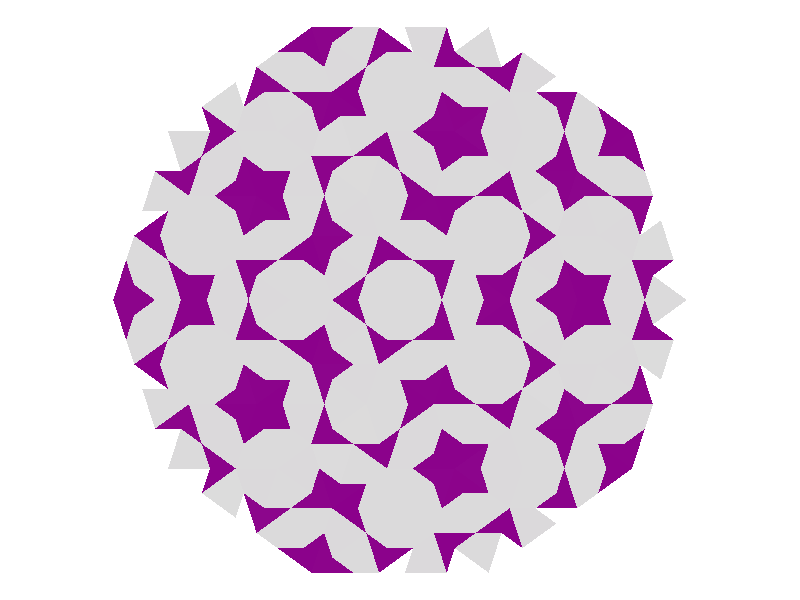

Recreate this plot in R.
# Load in libraries
library(tidyverse)

# This function creates a kite. 
# A, B, C are angles
# Parameter c is the only input of the function: is the longitude of side related to angle C.
CreateKite <- function() {
  c <- 5000
  A <- 36
  B <- 72
  C <- 180 - (A + B)
  b <- sin(B*pi/180)*(c/sin(C*pi/180))
  x <- c(0, c, b*cos(A*pi/180))
  y <- c(0, 0, b*sin(A*pi/180))
  st <- c(3, 1, 2)
  xend <- lead(x, default = 0)
  yend <- lead(y, default = 0)
  tibble(x = x, y = y, xend = xend, yend = yend, st = st) %>% 
    bind_rows(tibble(x = x, y = -y, xend = xend, yend = -yend, st = st))
}

# This function rotates a polygon. I use it to rotate the initial kite to create
# the initial pattern of the tessellation.
# The initial pattern from which iterate to create tessellation is composed by 5 kites.
RotatePolygon <- function(df, angle) {
  df %>% transmute(x2    = cos(angle*pi/180)*x - sin(angle*pi/180)*y,
                   y2    = sin(angle*pi/180)*x + cos(angle*pi/180)*y,
                   xend2 = cos(angle*pi/180)*xend - sin(angle*pi/180)*yend,
                   yend2 = sin(angle*pi/180)*xend + cos(angle*pi/180)*yend,
                   st = st) %>% 
    rename_all(str_replace_all, "2", "")
}


# In each interation I have to divide two kind of triangles. I named them Triangle123
# and Triangle124 following the specs of this site:
# https://tartarus.org/~simon/20110412-penrose/penrose.xhtml
# The sides of triangles 123 are labeled with 1, 2 and 3 and are divided into three
# other triangles using this function.
# This function receives a triangle of type 123 and divides it. It returns three
# other subtriangles: two of type 123 and another one of type 124
DivideTriangle123 <- function(df) {
  # Add longitude of sides to df
  df %>% 
    mutate(lng = sqrt((xend-x)^2+(yend-y)^2)) -> df
  
  # Longitude of the new side 3
  df %>% 
    filter(st == 1) %>% 
    select(lng) %>% as.numeric -> d1
  
  # Gradient of the new side 3
  df %>% 
    filter(st == 3) %>%
    transmute(gx = xend - x,
              gy = yend - y) %>% as.numeric() -> g1
  
  # Inner point of side 3 to divide the triangle
  df %>% filter(st == 3) %>% select(x, y) %>% 
    as.numeric() + d1 * g1/sqrt(sum(g1^2)) -> p1
  
  # # Longitude
  # df %>% 
  #   filter(st == 1) %>% 
  #   select(lng) %>% as.numeric -> d2
  # 
  
  # Gradient to find the second point p2
  df %>% 
    filter(st == 2) %>%
    transmute(gx = xend - x,
              gy = yend - y) %>% as.numeric() -> g2
  
  # Point p2
  df %>% 
    filter(st == 2) %>%
    select(x, y) %>% 
    as.numeric() + d1 * g2/sqrt(sum(g2^2)) -> p2
  
  # df1: subtriangle (type 123)
        c(p1, 
          df %>% filter(st == 3) %>% select(xend, yend) %>% as.numeric()) %>% 
  rbind(c(df %>% filter(st == 1) %>% select(x, y) %>% as.numeric(), 
          df %>% filter(st == 1) %>% select(xend, yend) %>% as.numeric())) %>% 
  rbind(c(df %>% filter(st == 1) %>% select(xend, yend) %>% as.numeric(), 
            p1)) -> df1
  
  colnames(df1) <- c("x", "y", "xend", "yend")
  
  # st: labels of new sides
  as_tibble(df1) %>% mutate(st = 1:3) -> df1
  
  # df2: subtriangle (type 123)
        c(p1, 
          p2) %>% 
  rbind(c(p2, 
          df %>% filter(st == 1) %>% select(xend, yend) %>% as.numeric())) %>% 
  rbind(c(df %>% filter(st == 1) %>% select(xend, yend) %>% as.numeric(), 
          p1)) -> df2
  
  colnames(df2) <- c("x", "y", "xend", "yend")
  as_tibble(df2) %>% mutate(st = 1:3) -> df2
  
  # df3 subtriangle (type 124)
        c(p1, 
          p2) %>% 
  rbind(c(p2, 
          df %>% filter(st == 3) %>% select(x, y) %>% as.numeric())) %>% 
  rbind(c(df %>% filter(st == 3) %>% select(x, y) %>% as.numeric(), 
          p1)) -> df3

  colnames(df3) <- c("x", "y", "xend", "yend")
  as_tibble(df3) %>% mutate(st = c(1, 4, 2)) -> df3
  
  # Binding three triangles
  bind_rows(df1, df2, df3) %>% round(0)
  
}

# In each interation I have to divide two kind of triangles. I named them Triangle123
# and Triangle124 following the specs of this site:
# https://tartarus.org/~simon/20110412-penrose/penrose.xhtml
# The sides of triangles 124 are labeled with 1, 2 and 4 and are divided into two
# other triangles using this function.
# This function receives a triangle of type 124 and divides it. It returns two
# other subtriangles: two of type 123 and another one of type 124
DivideTriangle124 <- function(df) {
  # Add longitude  
  df %>% 
    mutate(lng = sqrt((xend-x)^2+(yend-y)^2)) -> df
  
  df %>% 
    filter(st == 1) %>% 
    select(lng) %>% as.numeric -> d1
  
  # This is the longitude of the inner side to subdivide triangle
  x <- d1*sin(36*pi/180)/sin(108*pi/180)
  
  # Gradient to calculate point
  df %>% 
    filter(st == 2) %>%
    transmute(gx = x - xend,
              gy = y - yend) %>% as.numeric() -> g2
  
  # Inner point side 2
  df %>% 
    filter(st == 2) %>%
    select(xend, yend) %>% as.numeric() + x * g2/sqrt(sum(g2^2)) -> p1
  
  # df1 subtriangle (type 123)
          c(df %>% filter(st == 4) %>% select(x, y) %>% as.numeric(),
            p1) %>% 
    rbind(c(p1, 
            df %>% filter(st == 2) %>% select(x, y) %>% as.numeric())) %>% 
      rbind(c(df %>% filter(st == 2) %>% select(x, y) %>% as.numeric(), 
            df %>% filter(st == 4) %>% select(x, y) %>% as.numeric())) -> df1
  
  colnames(df1) <- c("x", "y", "xend", "yend")
  as_tibble(df1) %>% mutate(st = 1:3) -> df1
  
  # df2 subtriangle (type 124)
        c(df %>% filter(st == 4) %>% select(x, y) %>% as.numeric(),
          p1) %>% 
  rbind(c(p1, 
          df %>% filter(st == 2) %>% select(xend, yend) %>% as.numeric())) %>% 
  rbind(c(df %>% filter(st == 2) %>% select(xend, yend) %>% as.numeric(), 
          df %>% filter(st == 4) %>% select(x, y) %>% as.numeric())) -> df2
        
  colnames(df2) <- c("x", "y", "xend", "yend")
  as_tibble(df2) %>% mutate(st = c(1,4,2)) -> df2
  # Binding two triangles
  bind_rows(df1, df2) %>% round(0)
  
}

# This function gathers both previous functions to divide a generic triangle depending
# of its type
Divide <- function(df)
{
  if(df %>% select(st) %>% sum() %>% as.numeric == 6)
    DivideTriangle123(df)
  else
    DivideTriangle124(df)
}

# This function receives a data frame composed by triangles and divides it. 
# I use it to iterate
Divide_df <- function(df){
  df %>% 
    mutate(poly_id=rep(1:((nrow(.))/3), each=3)) %>% 
    group_by(poly_id) %>% 
    group_split() %>% lapply(Divide) %>%  
    bind_rows()
}

# This function performs two tasks:
#   1. Group points (x,y), (xend, yend) to fix problems of rounding 
#      using hierarchical clustering
#   2. Gather adjacent triangles sharing sides of type 3 or 4 and remove them
Arrange_df <- function(df){
  df %>% round(0) -> df
  
  # Unique points which define segments
  bind_rows(df %>% select(xx = x, yy = y),
            df %>% select(xx = xend, yy = yend)) %>% unique -> points
  
  # Distance betweem points
  dist_mat <- dist(points, method = 'euclidean')
  hclust_avg <- hclust(dist_mat, method = 'average')
  
  # Group points
  points %>% mutate(group = cutree(hclust_avg, h = 8)) -> points
  
  # Centroid of each cluster
  points %>% group_by(group) %>% summarize(xnew = mean(xx), 
                                           ynew = mean(yy)) -> mean_points

  # Substitute each point by its centroid
  points %>% inner_join(mean_points, by = "group") -> points
  
  # Recreate df
  df %>% 
    inner_join(points, by = c("x"="xx", "y"="yy")) %>% 
    mutate(x = xnew,
           y = ynew) %>% 
    select(-xnew, -ynew) %>% 
    left_join(points, by = c("xend"="xx", "yend"="yy")) %>%   
    mutate(xend = xnew,
           yend = ynew) %>% 
    select(-xnew, -ynew) -> df
  
  # Create a new column called poly_id to differenciate triangles
  df %>% mutate(poly_id = rep(1:((nrow(.))/3), each=3) %>% as.character) -> df
  
  # These are the segments to remove
  df %>% filter(st %in% c(3,4)) -> df_sub 
  
  # df_new contains the ids of the new polygons as result of merging adjacent ones 
  # which share a side of type 3 or 4
  union(df_sub %>%
          inner_join(df_sub, by = c("x","y", "xend", "yend"), suffix = c(".1", ".2")),
        df_sub %>%
          inner_join(df_sub, by = c("x"="xend", "y"="yend","xend"="x", "yend"="y"), suffix = c(".1", ".2"))) %>%
    filter(poly_id.1 != poly_id.2) %>%
    select(poly_id.1, poly_id.2) %>%
    mutate(poly_id_new=apply(., 1, FUN = function (r) sort(r) %>% paste(collapse="_"))) %>%
    gather(condition, poly_id, poly_id.1:poly_id.2) %>%
    select(-condition) %>%
    distinct -> df_new
  
  # New df with definitive polygons
  df %>%
    inner_join(df_new, by = "poly_id") %>% 
    mutate(remove = st %in% c(3, 4) & !is.na(poly_id_new),
           poly_id = ifelse(is.na(poly_id_new), poly_id, poly_id_new)) %>% 
    filter(remove == FALSE) %>% 
    select(-poly_id_new, -remove) %>% unique -> df
  
  
  return(df)
  
}

# To use geom_polygon I have to convert my data frame from (x, y, xend, yend) structure
# to (x,y). I do it with the next function
Create_Polygon <- function(df)
{
  bind_rows(inner_join(df %>% slice(1),
                       df %>% slice(-1), 
                       by = c("xend" = "x", "yend" = "y")) %>% 
              select(x1 = x, y1 = y, x2 = xend, y2 = yend, x3 = xend.y, y3 = yend.y),
   
            inner_join(df %>% slice(1),
                       df %>% slice(-1), 
                       by = c("xend" = "xend", "yend" = "yend")) %>% 
              select(x1=x.x, y1=y.x, x2=xend, y2=yend, x3 = x.y, y3 = y.y)) -> temp
  
  bind_rows(temp %>% select(x = x1, y = y1),
            temp %>% select(x = x2, y = y2),
            temp %>% select(x = x3, y = y3)) -> sub1
  
  bind_rows(df %>% select(x,y),
            df %>% select(x=xend,y=yend)) %>% unique -> points
  
  bind_rows(sub1,
            points %>% anti_join(sub1, by = c("x", "y")),
            sub1 %>% slice(1))
  
}

# Depth of the tessellation (<= 6 is ok)
niter <- 4

init_kite <- CreateKite()

# I create an initial pattern if composed by 5 kites, rotating the init_kite from
# the origin an angle of 72 degrees.
seq(from = 0, by=72, length.out = 5) %>% 
  lapply(function(x) RotatePolygon(init_kite, angle = x)) %>% 
  bind_rows() %>% 
  round(0) -> init_polygon


# Raw tessellation
reduce(
  .x = 1:niter,
  .f = function(old, y) {Divide_df(old)},
  .init=init_polygon) -> raw_tessellation

# Tessellation segment struct
segment_tessellation <- Arrange_df(raw_tessellation)

# Create polygons
segment_tessellation %>% group_by(poly_id) %>% 
  group_split() %>% lapply(Create_Polygon) %>%  
  bind_rows(.id = "poly_id") -> poly_tessellation

# Calculate areas of polygons using Shoelace formula
poly_tessellation %>% 
  group_by(poly_id) %>% 
  slice(-1) %>% 
  mutate(ldx = lead(x, default = first(x)), 
         ldy = lead(y, default = first(y))) %>% 
  summarize(area=0.5*abs(sum(x*ldy - ldx*y))) -> areas

# Add areas to polygons
poly_tessellation %>% inner_join(areas, by = "poly_id") -> poly_tessellation

# Pick two colorus you like and plot it
ggplot(poly_tessellation) + 
  geom_polygon(aes(x=x, y=y, group = poly_id, fill = area), 
               col = "gray65",  
               lwd = 0,
               show.legend = NA) + 
  scale_fill_gradientn(colours = c("darkmagenta", "gainsboro")) +
  coord_equal() + 
  theme_void() + 
  theme(legend.position='none') 


